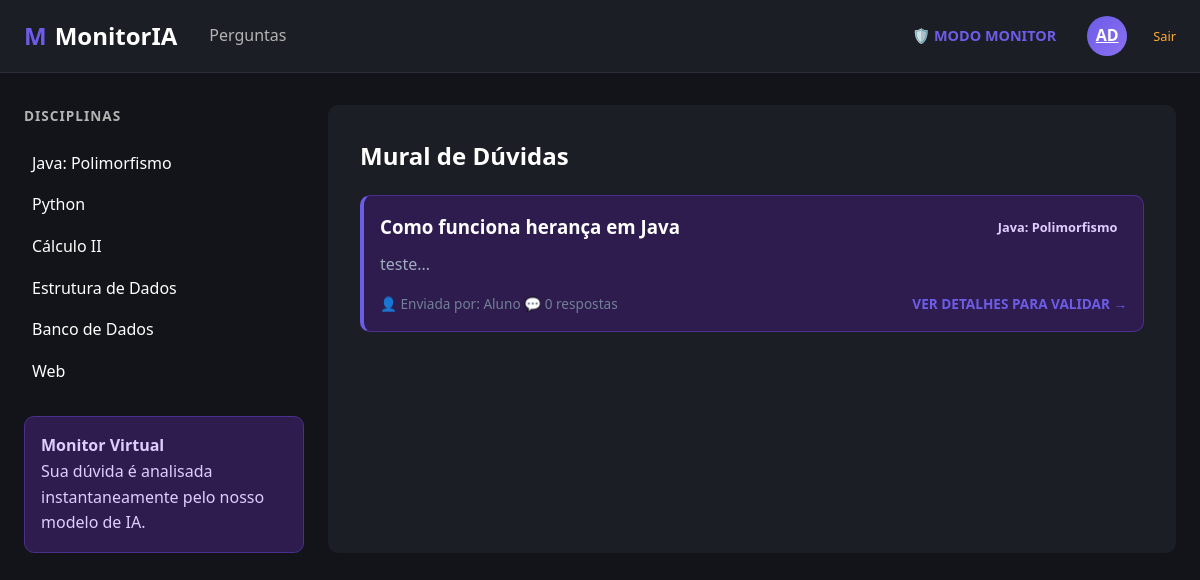
/ (signed in), run on the app's committed database.
### modelos/entidades.py (models this page shows)
class Pergunta(banco.Model):
    __tablename__ = 'perguntas'
    id = banco.Column(banco.Integer, primary_key=True)
    titulo = banco.Column(banco.String(200), nullable=False)
    corpo = banco.Column(banco.Text, nullable=False)
    disciplina = banco.Column(banco.String(100), nullable=False)
    usuario_id = banco.Column(banco.Integer, banco.ForeignKey('usuarios.id'), nullable=False)
    data_criacao = banco.Column(banco.DateTime, default=datetime.utcnow)
    respostas = banco.relationship('Resposta', backref='pergunta', lazy=True)

### controles/rotas_perguntas.py (the view)
@blueprint_perguntas.route('/')
def base():
    return render_template('home.html',
                           perguntas=servico.listar_todas(),
                           disciplinas=servico.listar_disciplinas())

### repositorios/repositorio_pergunta.py (called while the page is built)
    def buscar_todas(self) -> list[Pergunta]:
        return Pergunta.query.order_by(Pergunta.data_criacao.desc()).all()

### servicos/servico_pergunta.py (called while the page is built)
    def listar_todas(self) -> list[Pergunta]:
        return self.repositorio.buscar_todas()

    def listar_disciplinas(self) -> list[str]:
        return ["Java: Polimorfismo", "Python", "Cálculo II", "Estrutura de Dados", "Banco de Dados", "Web"]

### templates/home.html
{% extends 'base.html' %}
{% block content %}
<h2 style="color: white; margin-bottom: 20px;">Mural de Dúvidas</h2>
{% if perguntas %}
    {% for pergunta in perguntas %}
        <div class="box-ia" style="margin-bottom: 15px; border-left: 4px solid var(--roxo-principal);">
            <div style="display: flex; justify-content: space-between; align-items: center;">
                <h3 style="margin: 0;">
                    <a href="{{ url_for('perguntas.ver_pergunta', id=pergunta.id) }}" style="color: white; text-decoration: none;">
                        {{ pergunta.titulo }}
                    </a>
                </h3>
                <span class="badge">{{ pergunta.disciplina }}</span>
            </div>
            <p style="color: #a0aec0; margin-top: 10px;">{{ pergunta.corpo[:120] }}...</p>
            <div style="margin-top: 15px; font-size: 0.85rem; color: #718096;">
                <span>👤 Enviada por: {{ pergunta.usuario.nome if pergunta.usuario else 'Aluno' }}</span>
                <span>💬 {{ pergunta.respostas|length }} respostas</span>
                {% if session.get('usuario_papel') == 'monitor' %}
                    <a href="{{ url_for('perguntas.ver_pergunta', id=pergunta.id) }}" style="float: right; color: var(--roxo-principal); font-weight: bold; text-decoration: none;">
                        VER DETALHES PARA VALIDAR →
                    </a>
                {% endif %}
            </div>
        </div>
    {% endfor %}
{% else %}
    <div class="box-ia" style="text-align: center;">
        <p>Não há perguntas registradas no momento.</p>
    </div>
{% endif %}
{% endblock %}

### static/css/estilos.css (style rules this page uses)
:root { --bg-fundo: #12141a; --bg-card: #1c1e26; --bg-ia: #2e1c4e; --texto-principal: #ffffff; --texto-secundario: #b3b3b3; --texto-ia: #e1ccff; --roxo-principal: #6c5ce7; --roxo-hover: #5a4bcf; --roxo-badge: #d1b1ff; --verde-resolvido: #4ade80; --laranja-alerta: #ffac33; --gap-padrao: 1.5rem; --raio-padrao: 10px; }
* { box-sizing: border-box; margin: 0; padding: 0; }
body { font-family: 'Segoe UI', Tahoma, Geneva, Verdana, sans-serif; background-color: var(--bg-fundo); color: var(--texto-principal); line-height: 1.6; }
.box-ia { background-color: var(--bg-ia); border: 1px solid #4a2f8c; border-radius: var(--raio-padrao); padding: 1rem; color: var(--texto-ia); }
.badge { display: inline-flex; align-items: center; gap: 0.4rem; padding: 0.45rem 0.75rem; border-radius: 999px; font-size: 0.9rem; font-weight: 600; }
.badge { padding: 0.2rem 0.6rem; border-radius: 4px; font-size: 0.8rem; font-weight: 600; }

### data on the page
Pergunta: titulo "Como funciona herança em Java", disciplina "Java: Polimorfismo", corpo "teste", usuario "Aluno", respostas|length "0"

### other printed values
{{ session.get('usuario_nome')[:2] | upper }} "AD"
{{ disc }} "Java: Polimorfismo" "Python" "Cálculo II" "Estrutura de Dados" "Banco de Dados" "Web"
